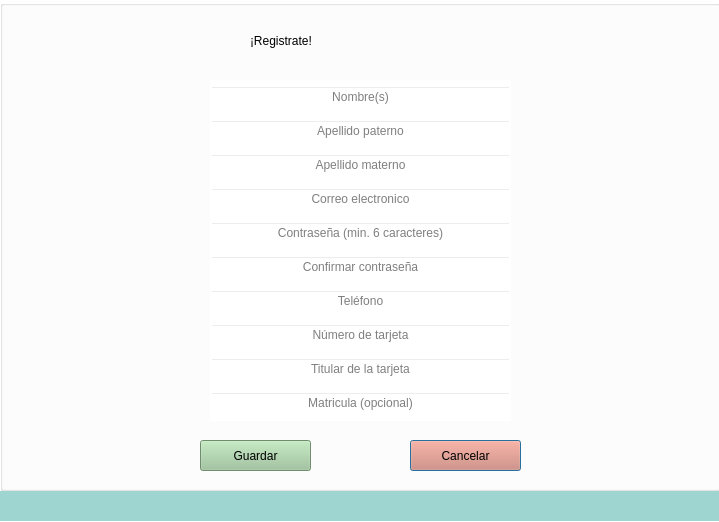
<?xml version="1.0" encoding="UTF-8"?>
<ui version="4.0">
 <class>Registro_cliente</class>
 <widget class="QDialog" name="Registro_cliente">
  <property name="geometry">
   <rect>
    <x>0</x>
    <y>0</y>
    <width>719</width>
    <height>522</height>
   </rect>
  </property>
  <property name="windowTitle">
   <string>Dialog</string>
  </property>
  <property name="styleSheet">
   <string notr="true">background-color: rgb(255, 255, 255);</string>
  </property>
  <widget class="QLabel" name="label_3">
   <property name="geometry">
    <rect>
     <x>0</x>
     <y>490</y>
     <width>721</width>
     <height>31</height>
    </rect>
   </property>
   <property name="styleSheet">
    <string notr="true">background-color: #9fd5d1;</string>
   </property>
   <property name="text">
    <string/>
   </property>
  </widget>
  <widget class="QGroupBox" name="groupBox">
   <property name="geometry">
    <rect>
     <x>0</x>
     <y>0</y>
     <width>721</width>
     <height>491</height>
    </rect>
   </property>
   <property name="title">
    <string/>
   </property>
   <widget class="QLabel" name="Bienvenido">
    <property name="geometry">
     <rect>
      <x>250</x>
      <y>10</y>
      <width>231</width>
      <height>61</height>
     </rect>
    </property>
    <property name="styleSheet">
     <string notr="true">font: 30pt &quot;Segoe Print&quot;;
background: transparent;</string>
    </property>
    <property name="text">
     <string>¡Registrate!</string>
    </property>
   </widget>
   <widget class="QWidget" name="verticalLayoutWidget">
    <property name="geometry">
     <rect>
      <x>210</x>
      <y>80</y>
      <width>301</width>
      <height>341</height>
     </rect>
    </property>
    <layout class="QVBoxLayout" name="verticalLayout" stretch="0,0,0,0,0,0,0,0,0,0">
     <property name="sizeConstraint">
      <enum>QLayout::SetDefaultConstraint</enum>
     </property>
     <property name="leftMargin">
      <number>0</number>
     </property>
     <item>
      <widget class="QLineEdit" name="Nombre">
       <property name="enabled">
        <bool>true</bool>
       </property>
       <property name="styleSheet">
        <string notr="true">font: 14pt &quot;Times New Roman&quot;;
background: transparent;
border bottom: rgb(255, 255, 255);

</string>
       </property>
       <property name="text">
        <string/>
       </property>
       <property name="alignment">
        <set>Qt::AlignCenter</set>
       </property>
       <property name="placeholderText">
        <string>Nombre(s)</string>
       </property>
      </widget>
     </item>
     <item>
      <widget class="QLineEdit" name="ApellidoPat">
       <property name="styleSheet">
        <string notr="true">font: 14pt &quot;Times New Roman&quot;;
color: rgb(0,0,0);
background: transparent;
</string>
       </property>
       <property name="text">
        <string/>
       </property>
       <property name="alignment">
        <set>Qt::AlignCenter</set>
       </property>
       <property name="placeholderText">
        <string>Apellido paterno</string>
       </property>
      </widget>
     </item>
     <item>
      <widget class="QLineEdit" name="ApellidoMat">
       <property name="styleSheet">
        <string notr="true">font: 14pt &quot;Times New Roman&quot;;
color: rgb(0,0,0);
background: transparent;
</string>
       </property>
       <property name="text">
        <string/>
       </property>
       <property name="alignment">
        <set>Qt::AlignCenter</set>
       </property>
       <property name="placeholderText">
        <string>Apellido materno</string>
       </property>
      </widget>
     </item>
     <item>
      <widget class="QLineEdit" name="Correo">
       <property name="styleSheet">
        <string notr="true">font: 14pt &quot;Times New Roman&quot;;
color: rgb(0,0,0);
background: transparent;
</string>
       </property>
       <property name="text">
        <string/>
       </property>
       <property name="alignment">
        <set>Qt::AlignCenter</set>
       </property>
       <property name="placeholderText">
        <string>Correo electronico</string>
       </property>
      </widget>
     </item>
     <item>
      <widget class="QLineEdit" name="Contrasea">
       <property name="styleSheet">
        <string notr="true">font: 14pt &quot;Times New Roman&quot;;
color: rgb(0,0,0);
background: transparent;
</string>
       </property>
       <property name="text">
        <string/>
       </property>
       <property name="echoMode">
        <enum>QLineEdit::Password</enum>
       </property>
       <property name="alignment">
        <set>Qt::AlignCenter</set>
       </property>
       <property name="dragEnabled">
        <bool>false</bool>
       </property>
       <property name="placeholderText">
        <string>Contraseña (min. 6 caracteres)</string>
       </property>
      </widget>
     </item>
     <item>
      <widget class="QLineEdit" name="Contrasea_2">
       <property name="styleSheet">
        <string notr="true">font: 14pt &quot;Times New Roman&quot;;
color: rgb(0,0,0);
background: transparent;
</string>
       </property>
       <property name="text">
        <string/>
       </property>
       <property name="echoMode">
        <enum>QLineEdit::Password</enum>
       </property>
       <property name="alignment">
        <set>Qt::AlignCenter</set>
       </property>
       <property name="dragEnabled">
        <bool>false</bool>
       </property>
       <property name="placeholderText">
        <string>Confirmar contraseña</string>
       </property>
      </widget>
     </item>
     <item>
      <widget class="QLineEdit" name="Telefono">
       <property name="styleSheet">
        <string notr="true">font: 14pt &quot;Times New Roman&quot;;
color: rgb(0,0,0);
background: transparent;
</string>
       </property>
       <property name="text">
        <string/>
       </property>
       <property name="maxLength">
        <number>10</number>
       </property>
       <property name="alignment">
        <set>Qt::AlignCenter</set>
       </property>
       <property name="placeholderText">
        <string>Teléfono</string>
       </property>
      </widget>
     </item>
     <item>
      <widget class="QLineEdit" name="NumeroTarjeta">
       <property name="styleSheet">
        <string notr="true">font: 14pt &quot;Times New Roman&quot;;
color: rgb(0,0,0);
background: transparent;
</string>
       </property>
       <property name="text">
        <string/>
       </property>
       <property name="maxLength">
        <number>16</number>
       </property>
       <property name="alignment">
        <set>Qt::AlignCenter</set>
       </property>
       <property name="placeholderText">
        <string>Número de tarjeta</string>
       </property>
      </widget>
     </item>
     <item>
      <widget class="QLineEdit" name="Titular">
       <property name="styleSheet">
        <string notr="true">font: 14pt &quot;Times New Roman&quot;;
color: rgb(0,0,0);
background: transparent;
</string>
       </property>
       <property name="text">
        <string/>
       </property>
       <property name="alignment">
        <set>Qt::AlignCenter</set>
       </property>
       <property name="placeholderText">
        <string>Titular de la tarjeta</string>
       </property>
      </widget>
     </item>
     <item>
      <widget class="QLineEdit" name="Matricula">
       <property name="styleSheet">
        <string notr="true">font: 14pt &quot;Times New Roman&quot;;
color: rgb(0,0,0);
background: transparent;
</string>
       </property>
       <property name="text">
        <string/>
       </property>
       <property name="alignment">
        <set>Qt::AlignCenter</set>
       </property>
       <property name="placeholderText">
        <string>Matricula (opcional)</string>
       </property>
      </widget>
     </item>
    </layout>
   </widget>
   <widget class="QLabel" name="Logo">
    <property name="geometry">
     <rect>
      <x>0</x>
      <y>0</y>
      <width>111</width>
      <height>111</height>
     </rect>
    </property>
    <property name="styleSheet">
     <string notr="true">background: transparent;</string>
    </property>
    <property name="text">
     <string/>
    </property>
    <property name="pixmap">
     <pixmap resource="Imagenes.qrc">:/Imagenes/Imagenes/Icon_2_0.png</pixmap>
    </property>
   </widget>
   <widget class="QPushButton" name="CerrarSesion">
    <property name="geometry">
     <rect>
      <x>410</x>
      <y>440</y>
      <width>111</width>
      <height>31</height>
     </rect>
    </property>
    <property name="styleSheet">
     <string notr="true">background-color:#DB7B65;
font: 14pt 75 &quot;Times New Roman&quot;;
hover!pressed:border: 5px solid green;

</string>
    </property>
    <property name="text">
     <string>Cancelar</string>
    </property>
   </widget>
   <widget class="QPushButton" name="Guardar">
    <property name="geometry">
     <rect>
      <x>200</x>
      <y>440</y>
      <width>111</width>
      <height>31</height>
     </rect>
    </property>
    <property name="styleSheet">
     <string notr="true">font: 14pt 75 &quot;Times New Roman&quot;;
hover!pressed:border: 5px solid green;
background-color: #9BC499;</string>
    </property>
    <property name="text">
     <string>Guardar</string>
    </property>
   </widget>
  </widget>
 </widget>
 <resources>
  <include location="Imagenes.qrc"/>
 </resources>
 <connections/>
</ui>
